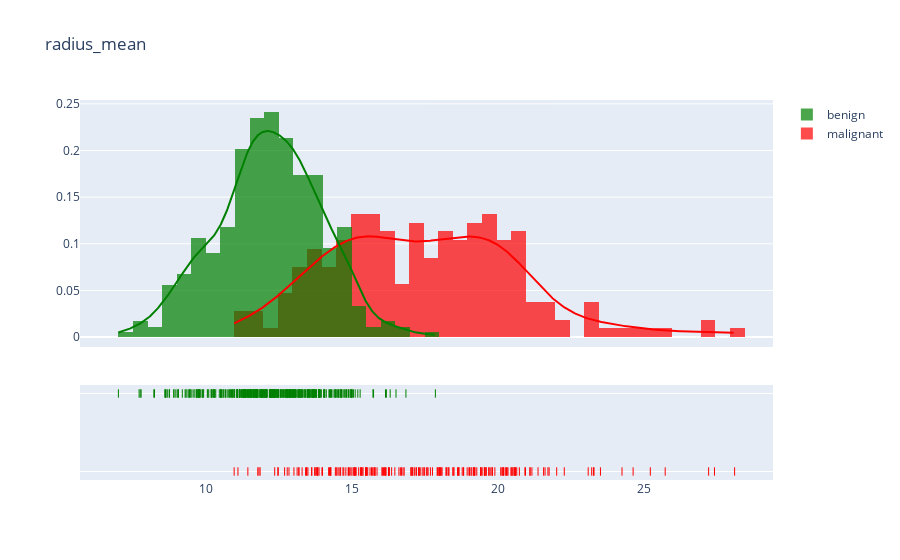

Notebook code cell kept with this figure:
### Code cell
plot_distribution('radius_mean', .5)

### Figure 1 — Plotly figure (JSON) as saved in the notebook; plotly's stock layout.template omitted (floating-point values rounded to 4 significant figures; data arrays with more than 128 entries replaced by an {"elided": "..."} marker saying what was removed)
{"data": [{"autobinx": false, "histnorm": "probability density", "legendgroup": "malignant", "marker": {"color": "red"}, "name": "malignant", "opacity": 0.7, "type": "histogram", "x": {"elided": "212 float values"}, "xaxis": "x", "xbins": {"end": 28.11, "size": 0.5, "start": 10.95}, "yaxis": "y"}, {"autobinx": false, "histnorm": "probability density", "legendgroup": "benign", "marker": {"color": "green"}, "name": "benign", "opacity": 0.7, "type": "histogram", "x": {"elided": "357 float values"}, "xaxis": "x", "xbins": {"end": 17.85, "size": 0.5, "start": 6.981}, "yaxis": "y"}, {"legendgroup": "malignant", "marker": {"color": "red"}, "mode": "lines", "name": "malignant", "showlegend": false, "type": "scatter", "x": {"elided": "500 float values"}, "xaxis": "x", "y": {"elided": "500 float values"}, "yaxis": "y"}, {"legendgroup": "benign", "marker": {"color": "green"}, "mode": "lines", "name": "benign", "showlegend": false, "type": "scatter", "x": {"elided": "500 float values"}, "xaxis": "x", "y": {"elided": "500 float values"}, "yaxis": "y"}, {"legendgroup": "malignant", "marker": {"color": "red", "symbol": "line-ns-open"}, "mode": "markers", "name": "malignant", "showlegend": false, "type": "scatter", "x": {"elided": "212 float values"}, "xaxis": "x", "y": {"elided": "212 str values"}, "yaxis": "y2"}, {"legendgroup": "benign", "marker": {"color": "green", "symbol": "line-ns-open"}, "mode": "markers", "name": "benign", "showlegend": false, "type": "scatter", "x": {"elided": "357 float values"}, "xaxis": "x", "y": {"elided": "357 str values"}, "yaxis": "y2"}], "layout": {"barmode": "overlay", "hovermode": "closest", "legend": {"traceorder": "reversed"}, "title": {"text": "radius_mean"}, "xaxis": {"anchor": "y2", "domain": [0, 1], "zeroline": false}, "yaxis": {"anchor": "free", "domain": [0.35, 1], "position": 0}, "yaxis2": {"anchor": "x", "domain": [0, 0.25], "dtick": 1, "showticklabels": false}}}
